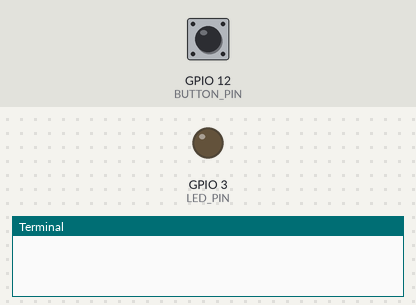
Bench run of a program on a simulated Raspberry Pi (BCM pin numbers). Shown: output pins drawn as LEDs (lit = HIGH), the last lines printed to the terminal. The test bench sets the inputs (shaded band); at power-on: GPIO 12 (BUTTON_PIN) LOW.

Above: at 1.2 s.
1.3 s: GPIO 12 (BUTTON_PIN) pulled HIGH for 0.15 s
At 2.6 s:
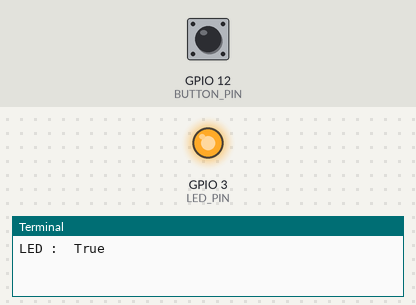
2.9 s: GPIO 12 (BUTTON_PIN) pulled HIGH for 1 s
At 5.1 s:
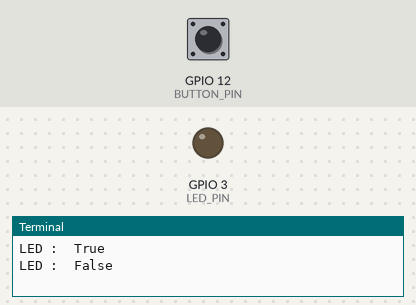
5.4 s: GPIO 12 (BUTTON_PIN) pulled HIGH for 3.2 s
At 10.0 s:
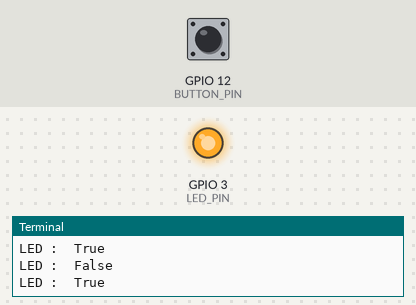
Timing chart, 0 to 11.5 s (numbered marks = the images above; inputs shaded):
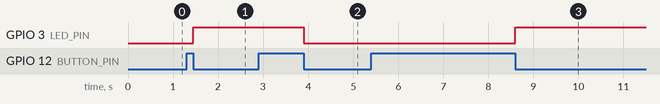

Measured:
- after the input at 1.3 s, GPIO 3 (LED_PIN): LOW → HIGH after 0.15 s
- after the input at 2.9 s, GPIO 3 (LED_PIN): HIGH → LOW after 1.0 s
- after the input at 5.4 s, GPIO 3 (LED_PIN): LOW → HIGH after 3.2 s

The program:

button_led_interrupt.py
```python
# Git Test

import RPi.GPIO as GPIO
import time

LED_PIN = 3
BUTTON_PIN = 12

GPIO.setmode(GPIO.BCM)

GPIO.setup(LED_PIN, GPIO.OUT)
GPIO.setup(BUTTON_PIN, GPIO.IN, pull_up_down=GPIO.PUD_DOWN)

led_on = False


def button_callback(channel):
    global led_on
    led_on = not led_on
    print("LED : ", led_on)
    GPIO.output(LED_PIN, led_on)


# 시간차이로 오차가 생길 수 있음
GPIO.add_event_detect(BUTTON_PIN, GPIO.FALLING,
                      callback=button_callback, bouncetime=100)

#GPIO.add_event_detect(18, GPIO.RISING, callback=rising, bouncetime=100)
#GPIO.add_event_detect(18, GPIO.FALLING, callback=falling, bouncetime=100)

while True:
    time.sleep(100)
```
